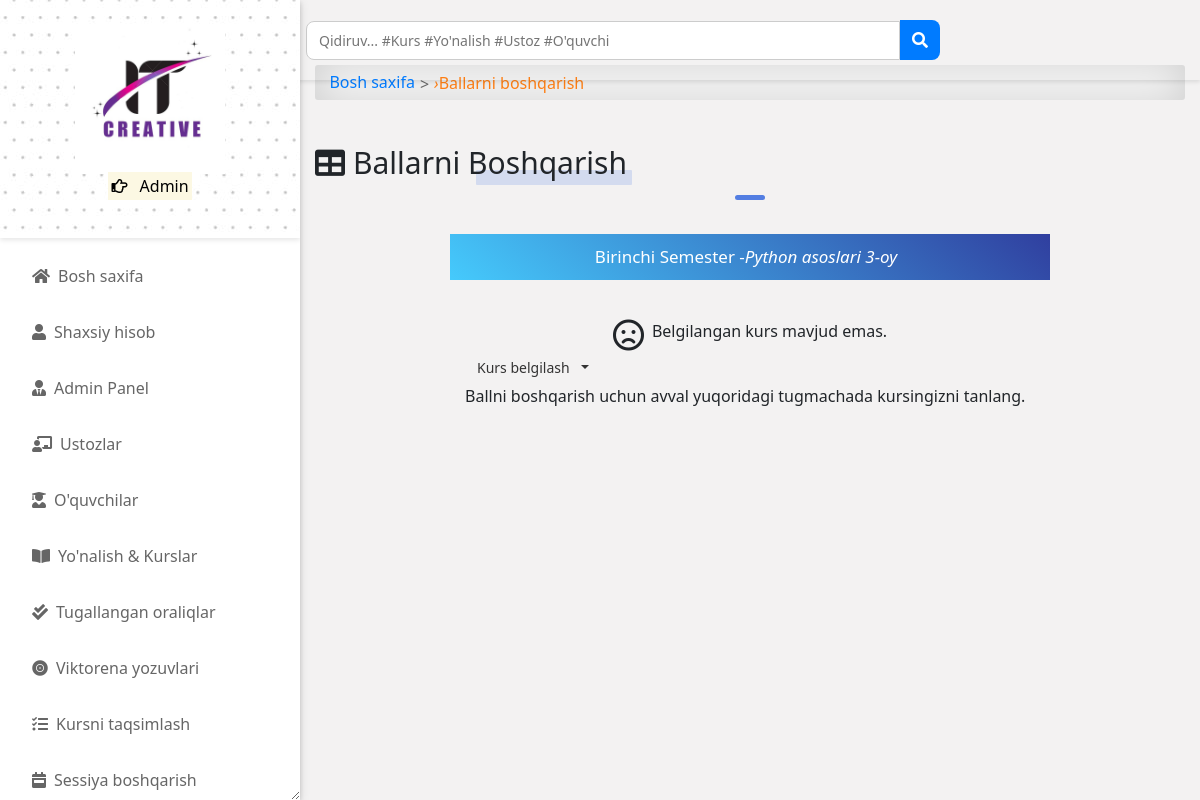
The app's page /result/manage-score/ (signed in) with its own data.
### accounts/models.py (models this page shows, shortened)
class User(AbstractUser):
    is_student = models.BooleanField(default=False)
    is_lecturer = models.BooleanField(default=False)
    is_parent = models.BooleanField(default=False)
    is_dep_head = models.BooleanField(default=False)
    phone = models.CharField(max_length=60, blank=True, null=True)
    address = models.CharField(max_length=60, blank=True, null=True)
    picture = models.ImageField(upload_to='profile_pictures/%y/%m/%d/', default='default.png', null=True)
    email = models.EmailField(blank=True, null=True)
    username_validator = ASCIIUsernameValidator()
    objects = UserManager()
    @property
    def get_user_role(self):
        if self.is_superuser:
            return "Admin"
        elif self.is_student:
            return "Talaba"  # Tarjima qilindi
        elif self.is_lecturer:
            return "O'qituvchi"  # Tarjima qilindi
        elif self.is_parent:
            return "Ota-Ona"  # Tarjima qilindi

### app/models.py (models this page shows)
class Semester(models.Model):
    semester = models.CharField(max_length=10, choices=SEMESTER, blank=True)
    is_current_semester = models.BooleanField(default=False, blank=True, null=True)
    session = models.ForeignKey(Session, on_delete=models.CASCADE, blank=True, null=True)
    next_semester_begins = models.DateField(null=True, blank=True)
    def __str__(self):
        return self.semester

class Session(models.Model):
    session = models.CharField(max_length=200, unique=True)
    is_current_session = models.BooleanField(default=False, blank=True, null=True)
    next_session_begins = models.DateField(blank=True, null=True)
    def __str__(self):
        return self.session

### result/views.py (the view)
# urls.py: path('manage-score/', add_score, name='add_score'),
@login_required
@lecturer_required
def add_score(request):
    current_session = Session.objects.get(is_current_session=True)
    current_semester = get_object_or_404(Semester, is_current_semester=True, session=current_session)
    courses = Course.objects.filter(allocated_course__lecturer__pk=request.user.id).filter(semester=current_semester)
    context = {
        "current_session": current_session,
        "current_semester": current_semester,
        "courses": courses,
    }
    return render(request, 'result/add_score.html', context)

### templates/result/add_score.html (shortened to what this page needs)
{% extends 'base.html' %}
{% load static %}
{% block content %}
<div id="input-nav"><a href="{% url 'home' %}" class="primary1">Bosh saxifa</a> <i>&rsaquo;</i> Ballarni boshqarish</div>
<br>
<div class="title-1"><i class="fas fa-table"></i>Ballarni boshqarish</div>
<div class="title-line"></div><br>
<div class="row">
    <div class="col-md-8 p-0 mx-auto">
        <p class="form-title">
            {{ current_semester }} Semester - <i class="result-title">{{ current_session }}</i>
        </p><br>
        <div class="container">
            <div class="content-center"><i class="far fa-frown fa-2x"></i> Belgilangan kurs mavjud emas.</div>
            <div class="dropdown">
                <button class="btn btn-primary dropdown-toggle" type="button" id="dropdownMenuButton" data-toggle="dropdown" aria-haspopup="true" aria-expanded="false">
                    Kurs belgilash
                </button>
            </div>
            <p>Ballni boshqarish uchun avval yuqoridagi tugmachada kursingizni tanlang.</p>
        </div>
    </div>
</div>
{% endblock content %}

### templates/aside.html (shortened to what this page needs)
{% load static %}
<head>
</head>
<div id="side-nav">
	<div class="main-menu">
		<div class="top-side text-center py-4" style="background-image: url({% static 'img/dotted.jpg' %});">
			<img src="{% static 'img/logo.png' %}" width="150px" alt="IT Creative">
			<p class="text-orange">
				<mark>
					<i class="far fa-hand-point-right"></i>
					{{ request.user.get_user_role }}
				</mark>
			</p>
		</div>
		{% url 'home' as hom %} {% url 'dashboard' as dash %} {% url 'profile' as prof %}
		{% url 'lecturer_list' as lec %}
		{% url 'student_list' as stu %} {% url 'course_allocation_view' as cav %}
		{% url 'programs' as pro %} {% url 'session_list' as sess %} {% url 'semester_list' as sem %}
		{% url 'quiz_progress' as qpr %} {% url 'quiz_marking' as qce %} {% url 'user_course_list' as ucl %}
		{% url 'admin_panel' as admin_p %}
		<ul>
			<li class="{% if request.path == hom %}active{% endif %}">
				<a href="{% url 'home' %}"><i class="fas fa-home"></i>Bosh saxifa</a>
			</li>
			<li class="{% if request.path == prof %}active{% endif %}">
				<a href="{% url 'profile' %}"><i class="fas fa-user"></i>Shaxsiy hisob</a>
			</li>
			{% if request.user.is_superuser %}
			<li class="{% if request.path == admin_p %}active{% endif %}">
				<a href="{% url 'admin_panel' %}"><i class="fas fa-user-tie"></i>Admin Panel</a>
			</li>
			<li class="{% if request.path == lec %}active{% endif %}">
				<a href="{% url 'lecturer_list' %}"><i class="fas fa-chalkboard-teacher"></i>Ustozlar</a>
			</li>
			<li class="{% if request.path == stu %}active{% endif %}">
				<a href="{% url 'student_list' %}"><i class="fas fa-user-graduate"></i>O'quvchilar</a>
			</li>
			{% endif %}
			<li class="{% if request.path == pro %}active{% endif %}">
				<a href="{% url 'programs' %}"><i class="fas fa-book-open"></i>Yo'nalish & Kurslar</a>
			</li>
			{% if request.user.is_superuser or request.user.is_lecturer %}
			<li class="{% if request.path == qce %}active{% endif %}">
				<a href="{% url 'quiz_marking' %}"><i class="fas fa-check-double"></i>Tugallangan oraliqlar</a>
			</li>
			{% endif %}
			{% if request.user.is_superuser %}
			<li class="{% if request.path == qpr %}active{% endif %}">
				<a href="{% url 'quiz_progress' %}"><i class="fas fa-record-vinyl"></i>Viktorena yozuvlari</a>
			</li>
			<li class="{% if request.path == cav %}active{% endif %}">
				<a href="{% url 'course_allocation_view' %}"><i class="fas fa-tasks"></i>Kursni taqsimlash</a>
			</li>
			<li class="{% if request.path == sess %}active{% endif %}">
				<a href="{% url 'session_list' %}"><i class="fas fa-calendar-week"></i>Sessiya boshqarish</a>
			</li>
			{% endif %}
			<br />
		</ul>
	</div>
</div>

### static/css/all.css (style rules this page uses)
.fa, .fas, .far, .fal, .fad, .fab { -moz-osx-font-smoothing: grayscale; -webkit-font-smoothing: antialiased; display: inline-block; font-style: normal; font-variant: normal; text-rendering: auto; line-height: 1; }
.fa-2x { font-size: 2em; }
.fa-book-open:before { content: "\f518"; }
.fa-calendar-week:before { content: "\f784"; }
.fa-chalkboard-teacher:before { content: "\f51c"; }
.fa-check-double:before { content: "\f560"; }
.fa-frown:before { content: "\f119"; }
.fa-hand-point-right:before { content: "\f0a4"; }
.fa-home:before { content: "\f015"; }
.fa-record-vinyl:before { content: "\f8d9"; }
.fa-table:before { content: "\f0ce"; }
.fa-tasks:before { content: "\f0ae"; }
.fa-user:before { content: "\f007"; }
.fa-user-graduate:before { content: "\f501"; }
.fa-user-tie:before { content: "\f508"; }
.far { font-family: 'Font Awesome 5 Free'; font-weight: 400; }
.fa, .fas { font-family: 'Font Awesome 5 Free'; font-weight: 900; }

### static/css/style.css (style rules this page uses)
*, body { font-family: "Rubik", sans-serif; }
body { background-color: #f3f2f2; }
.btn { border-radius: 2px; }
.text-orange { color: #fd7e14; }
.content-center { display: -webkit-box; display: -ms-flexbox; display: flex; -webkit-box-pack: center; -ms-flex-pack: center; justify-content: center; -ms-flex-wrap: wrap; flex-wrap: wrap; max-width: 1500px; }
li { list-style: none; }
.dropdown { display: -webkit-box; display: -ms-flexbox; display: flex; -webkit-box-align: center; -ms-flex-align: center; align-items: center; position: relative; }
#side-nav { width: 300px; position: fixed; left: 0; top: 0; bottom: 0; display: -webkit-box; display: -ms-flexbox; display: flex; -webkit-box-orient: vertical; -webkit-box-direction: normal; -ms-flex-direction: column; flex-direction: column; -webkit-box-pack: justify; -ms-flex-pack: justify; justify-content: space-between; z-index: 100; overflow-y: auto; resize: horizontal; background-color: #fff; -webkit-box-shadow: 0 2px 5px 0 rgba(0, 0, 0, 0.16), 0 2px 10px 0 rgba(0, 0, 0, 0.12); box-shadow: 0px 2px 5px 0px rgba(0, 0, 0, 0.16), 0px 2px 10px 0px rgba(0, 0, 0, 0.12); -webkit-transition: 0.3s; transition: 0.3s; }
#side-nav i { margin-right: 8px; }
#side-nav .top-side { background: #f5f5f5; -webkit-box-shadow: 0px 2px 5px 0px rgba(0, 0, 0, 0.1); box-shadow: 0px 2px 5px 0px rgba(0, 0, 0, 0.1); margin-bottom: 10px; padding: 0.5rem 2rem; }
#side-nav ul { padding: 0; }
#side-nav ul li { list-style: none; }
#side-nav ul li a { display: -webkit-box; display: -ms-flexbox; display: flex; -webkit-box-align: center; -ms-flex-align: center; align-items: center; padding: 1rem 2rem; color: #666; border-radius: 0 2em 2em 0; -webkit-transition: 0.25s; transition: 0.25s; }
#input-nav { display: -webkit-box; display: -ms-flexbox; display: flex; -ms-flex-wrap: wrap; flex-wrap: wrap; -webkit-box-align: center; -ms-flex-align: center; align-items: center; padding: 0.3rem 0.9rem; margin-bottom: 1rem; color: #fd7e14; border-radius: 3px; background-color: #fff !important; -webkit-box-shadow: inset 0 0 2.5rem rgba(0, 0, 0, 0.2); box-shadow: inset 0 0 2.5rem rgba(0, 0, 0, 0.2); }
#input-nav a { color: #007bff; }
#input-nav a::after { content: ">"; color: #666; margin: 0 5px; vertical-align: middle; }
a { color: #666; text-decoration: none; }
.col-md-8 i { margin-right: 8px; }
.title-1 { position: relative; display: inline-block; font-family: inherit; text-transform: capitalize; font-weight: 400; font-size: 30px; border-radius: 0.2em; }
.title-1::before { content: ""; position: absolute; bottom: 0; right: -5px; width: 50%; height: 15px; z-index: -1; border-radius: 1px; background-color: rgba(83, 126, 226, 0.2); }
.title-1 i { margin-right: 8px; }
.title-line { width: 30px; height: 5px; background-color: #537ee2; border-radius: 2em; margin: 10px auto; }
.form-title { display: -webkit-box; display: -ms-flexbox; display: flex; -webkit-box-align: center; -ms-flex-align: center; align-items: center; -webkit-box-pack: center; -ms-flex-pack: center; justify-content: center; font-weight: 400; font-size: 17px; padding: 10px; background: linear-gradient(40deg, #45cafc, #303f9f); color: #fff; text-align: center; margin-bottom: 15px; }
.form-title i { margin-right: 8px; }

### templates/base.html (style rules this page uses)
* { -webkit-user-select: none; -moz-user-select: none; -ms-user-select: none; user-select: none; }
body { -webkit-touch-callout: none; }

### records on screen
User: user.get_user_role "Admin"
Semester: semester "Birinchi"
Session: session "Python asoslari 3-oy"
